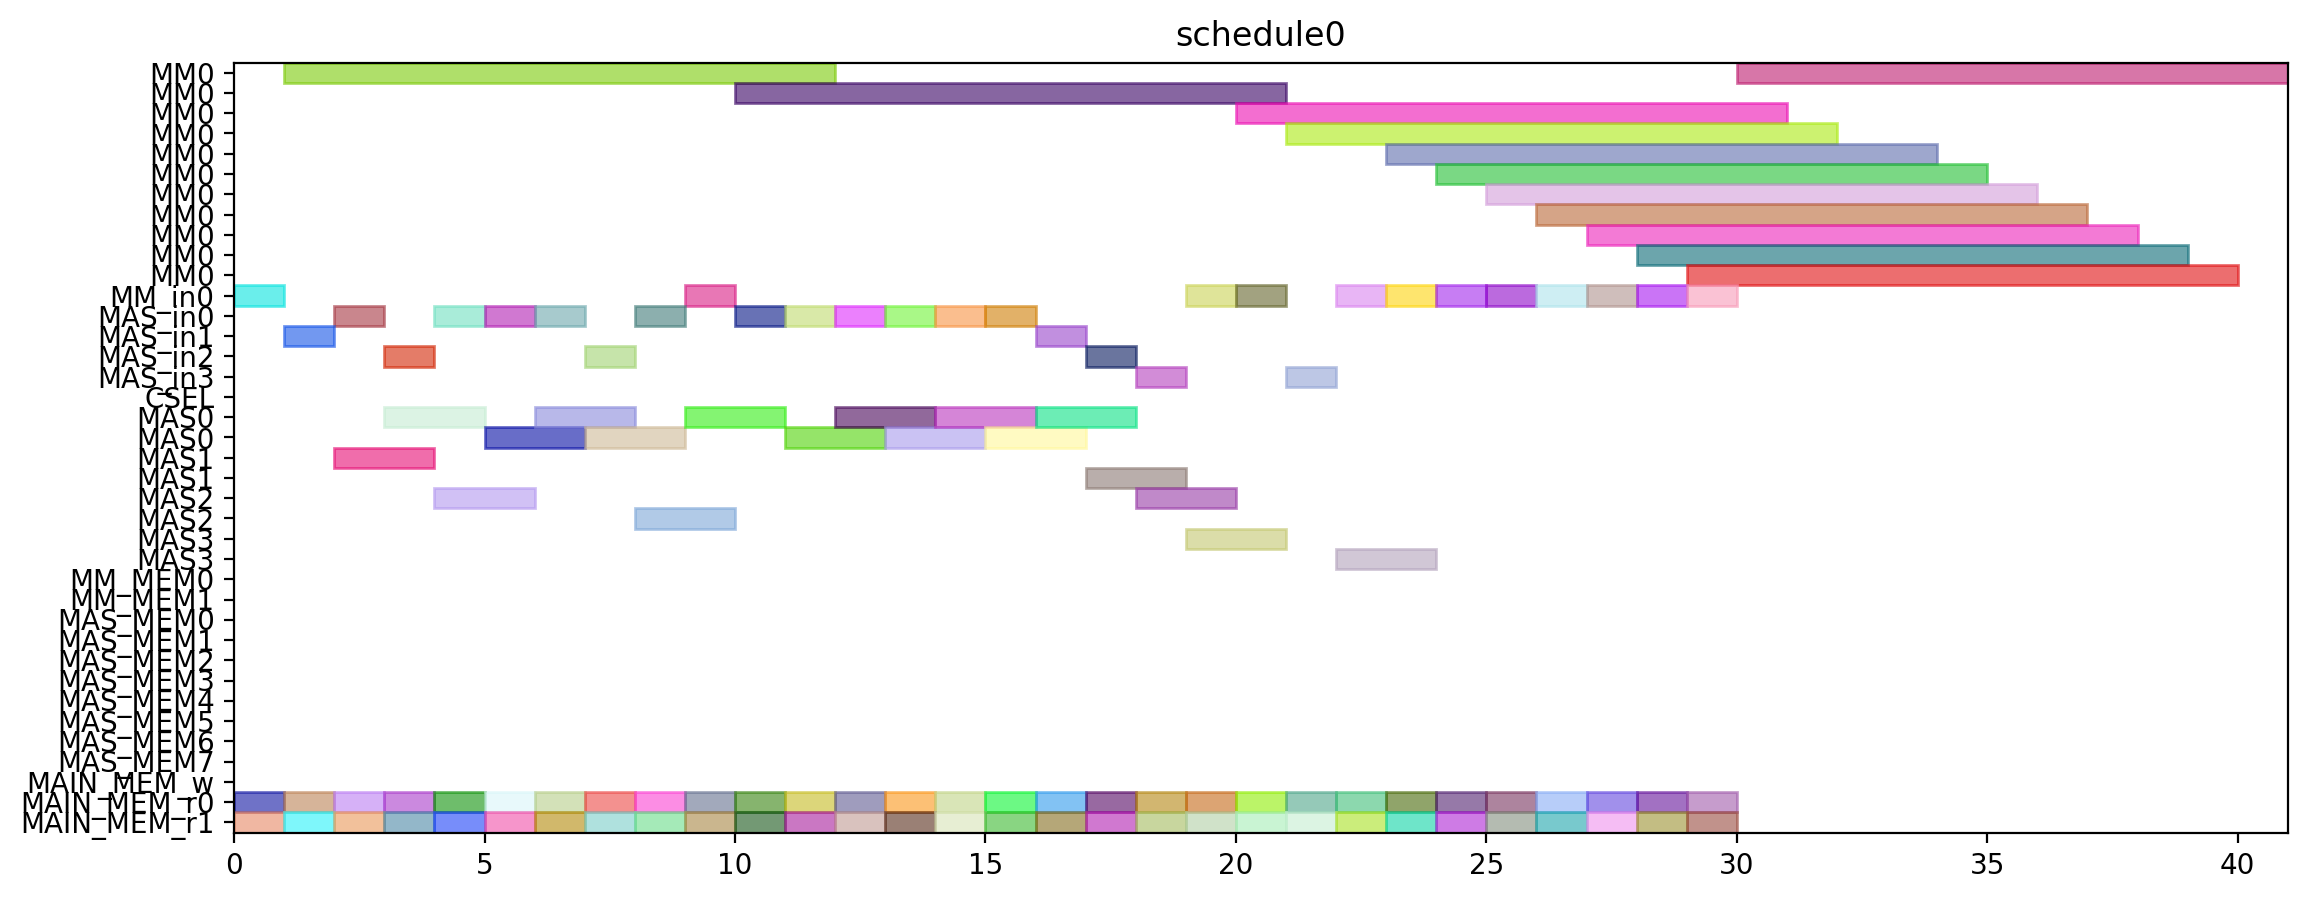

Python code for this plot:
from pyschedule import Scenario, solvers, plotters, alt


def solve():
	horizon = 120
	S = Scenario("schedule0", horizon=horizon)

	# resource
	MM = S.Resources('MM', num=1, size=11)
	MM_in = S.Resources('MM_in', num=1)
	MAS_in = S.Resources('MAS_in', num=4)
	CSEL = S.Resource('CSEL')
	MAS = S.Resources('MAS', num=4, size=2, periods=range(1, horizon))
	MM_MEM = S.Resources('MM_MEM', num=2)
	MAS_MEM = S.Resources('MAS_MEM', num=8)
	MAIN_MEM_w = S.Resource('MAIN_MEM_w', size=1)
	MAIN_MEM_r = S.Resources('MAIN_MEM_r', num=2)

	# result of previous scheduling

	# new tasks
	T1_t0 = S.Task('T1_t0', length=2, delay_cost=1)
	T1_t0 += alt(MAS)
	T1_t0_in = S.Task('T1_t0_in', length=1, delay_cost=1)
	T1_t0_in += alt(MAS_in)
	S += T1_t0_in*MAS_in[0]<=T1_t0*MAS[0]

	S += T1_t0_in*MAS_in[1]<=T1_t0*MAS[1]

	S += T1_t0_in*MAS_in[2]<=T1_t0*MAS[2]

	S += T1_t0_in*MAS_in[3]<=T1_t0*MAS[3]

	T1_t0_mem0 = S.Task('T1_t0_mem0', length=1, delay_cost=1)
	T1_t0_mem0 += MAIN_MEM_r[0]
	S += T1_t0_mem0 <= T1_t0

	T1_t0_mem1 = S.Task('T1_t0_mem1', length=1, delay_cost=1)
	T1_t0_mem1 += MAIN_MEM_r[1]
	S += T1_t0_mem1 <= T1_t0

	T1_t1 = S.Task('T1_t1', length=2, delay_cost=1)
	T1_t1 += alt(MAS)
	T1_t1_in = S.Task('T1_t1_in', length=1, delay_cost=1)
	T1_t1_in += alt(MAS_in)
	S += T1_t1_in*MAS_in[0]<=T1_t1*MAS[0]

	S += T1_t1_in*MAS_in[1]<=T1_t1*MAS[1]

	S += T1_t1_in*MAS_in[2]<=T1_t1*MAS[2]

	S += T1_t1_in*MAS_in[3]<=T1_t1*MAS[3]

	T1_t1_mem0 = S.Task('T1_t1_mem0', length=1, delay_cost=1)
	T1_t1_mem0 += MAIN_MEM_r[0]
	S += T1_t1_mem0 <= T1_t1

	T1_t1_mem1 = S.Task('T1_t1_mem1', length=1, delay_cost=1)
	T1_t1_mem1 += MAIN_MEM_r[1]
	S += T1_t1_mem1 <= T1_t1

	T1_t3 = S.Task('T1_t3', length=11, delay_cost=1)
	T1_t3 += alt(MM)
	T1_t3_in = S.Task('T1_t3_in', length=1, delay_cost=1)
	T1_t3_in += alt(MM_in)
	S += T1_t3_in*MM_in[0]<=T1_t3*MM[0]
	T1_t3_mem0 = S.Task('T1_t3_mem0', length=1, delay_cost=1)
	T1_t3_mem0 += MAIN_MEM_r[0]
	S += T1_t3_mem0 <= T1_t3

	T1_t3_mem1 = S.Task('T1_t3_mem1', length=1, delay_cost=1)
	T1_t3_mem1 += MAIN_MEM_r[1]
	S += T1_t3_mem1 <= T1_t3

	T2_t0 = S.Task('T2_t0', length=11, delay_cost=1)
	T2_t0 += alt(MM)
	T2_t0_in = S.Task('T2_t0_in', length=1, delay_cost=1)
	T2_t0_in += alt(MM_in)
	S += T2_t0_in*MM_in[0]<=T2_t0*MM[0]
	T2_t0_mem0 = S.Task('T2_t0_mem0', length=1, delay_cost=1)
	T2_t0_mem0 += MAIN_MEM_r[0]
	S += T2_t0_mem0 <= T2_t0

	T2_t0_mem1 = S.Task('T2_t0_mem1', length=1, delay_cost=1)
	T2_t0_mem1 += MAIN_MEM_r[1]
	S += T2_t0_mem1 <= T2_t0

	T2_t1 = S.Task('T2_t1', length=11, delay_cost=1)
	T2_t1 += alt(MM)
	T2_t1_in = S.Task('T2_t1_in', length=1, delay_cost=1)
	T2_t1_in += alt(MM_in)
	S += T2_t1_in*MM_in[0]<=T2_t1*MM[0]
	T2_t1_mem0 = S.Task('T2_t1_mem0', length=1, delay_cost=1)
	T2_t1_mem0 += MAIN_MEM_r[0]
	S += T2_t1_mem0 <= T2_t1

	T2_t1_mem1 = S.Task('T2_t1_mem1', length=1, delay_cost=1)
	T2_t1_mem1 += MAIN_MEM_r[1]
	S += T2_t1_mem1 <= T2_t1

	T2_t2 = S.Task('T2_t2', length=2, delay_cost=1)
	T2_t2 += alt(MAS)
	T2_t2_in = S.Task('T2_t2_in', length=1, delay_cost=1)
	T2_t2_in += alt(MAS_in)
	S += T2_t2_in*MAS_in[0]<=T2_t2*MAS[0]

	S += T2_t2_in*MAS_in[1]<=T2_t2*MAS[1]

	S += T2_t2_in*MAS_in[2]<=T2_t2*MAS[2]

	S += T2_t2_in*MAS_in[3]<=T2_t2*MAS[3]

	T2_t2_mem0 = S.Task('T2_t2_mem0', length=1, delay_cost=1)
	T2_t2_mem0 += MAIN_MEM_r[0]
	S += T2_t2_mem0 <= T2_t2

	T2_t2_mem1 = S.Task('T2_t2_mem1', length=1, delay_cost=1)
	T2_t2_mem1 += MAIN_MEM_r[1]
	S += T2_t2_mem1 <= T2_t2

	T2_t3 = S.Task('T2_t3', length=2, delay_cost=1)
	T2_t3 += alt(MAS)
	T2_t3_in = S.Task('T2_t3_in', length=1, delay_cost=1)
	T2_t3_in += alt(MAS_in)
	S += T2_t3_in*MAS_in[0]<=T2_t3*MAS[0]

	S += T2_t3_in*MAS_in[1]<=T2_t3*MAS[1]

	S += T2_t3_in*MAS_in[2]<=T2_t3*MAS[2]

	S += T2_t3_in*MAS_in[3]<=T2_t3*MAS[3]

	T2_t3_mem0 = S.Task('T2_t3_mem0', length=1, delay_cost=1)
	T2_t3_mem0 += MAIN_MEM_r[0]
	S += T2_t3_mem0 <= T2_t3

	T2_t3_mem1 = S.Task('T2_t3_mem1', length=1, delay_cost=1)
	T2_t3_mem1 += MAIN_MEM_r[1]
	S += T2_t3_mem1 <= T2_t3

	T3_t0 = S.Task('T3_t0', length=11, delay_cost=1)
	T3_t0 += alt(MM)
	T3_t0_in = S.Task('T3_t0_in', length=1, delay_cost=1)
	T3_t0_in += alt(MM_in)
	S += T3_t0_in*MM_in[0]<=T3_t0*MM[0]
	T3_t0_mem0 = S.Task('T3_t0_mem0', length=1, delay_cost=1)
	T3_t0_mem0 += MAIN_MEM_r[0]
	S += T3_t0_mem0 <= T3_t0

	T3_t0_mem1 = S.Task('T3_t0_mem1', length=1, delay_cost=1)
	T3_t0_mem1 += MAIN_MEM_r[1]
	S += T3_t0_mem1 <= T3_t0

	T3_t1 = S.Task('T3_t1', length=11, delay_cost=1)
	T3_t1 += alt(MM)
	T3_t1_in = S.Task('T3_t1_in', length=1, delay_cost=1)
	T3_t1_in += alt(MM_in)
	S += T3_t1_in*MM_in[0]<=T3_t1*MM[0]
	T3_t1_mem0 = S.Task('T3_t1_mem0', length=1, delay_cost=1)
	T3_t1_mem0 += MAIN_MEM_r[0]
	S += T3_t1_mem0 <= T3_t1

	T3_t1_mem1 = S.Task('T3_t1_mem1', length=1, delay_cost=1)
	T3_t1_mem1 += MAIN_MEM_r[1]
	S += T3_t1_mem1 <= T3_t1

	T3_t2 = S.Task('T3_t2', length=2, delay_cost=1)
	T3_t2 += alt(MAS)
	T3_t2_in = S.Task('T3_t2_in', length=1, delay_cost=1)
	T3_t2_in += alt(MAS_in)
	S += T3_t2_in*MAS_in[0]<=T3_t2*MAS[0]

	S += T3_t2_in*MAS_in[1]<=T3_t2*MAS[1]

	S += T3_t2_in*MAS_in[2]<=T3_t2*MAS[2]

	S += T3_t2_in*MAS_in[3]<=T3_t2*MAS[3]

	T3_t2_mem0 = S.Task('T3_t2_mem0', length=1, delay_cost=1)
	T3_t2_mem0 += MAIN_MEM_r[0]
	S += T3_t2_mem0 <= T3_t2

	T3_t2_mem1 = S.Task('T3_t2_mem1', length=1, delay_cost=1)
	T3_t2_mem1 += MAIN_MEM_r[1]
	S += T3_t2_mem1 <= T3_t2

	T3_t3 = S.Task('T3_t3', length=2, delay_cost=1)
	T3_t3 += alt(MAS)
	T3_t3_in = S.Task('T3_t3_in', length=1, delay_cost=1)
	T3_t3_in += alt(MAS_in)
	S += T3_t3_in*MAS_in[0]<=T3_t3*MAS[0]

	S += T3_t3_in*MAS_in[1]<=T3_t3*MAS[1]

	S += T3_t3_in*MAS_in[2]<=T3_t3*MAS[2]

	S += T3_t3_in*MAS_in[3]<=T3_t3*MAS[3]

	T3_t3_mem0 = S.Task('T3_t3_mem0', length=1, delay_cost=1)
	T3_t3_mem0 += MAIN_MEM_r[0]
	S += T3_t3_mem0 <= T3_t3

	T3_t3_mem1 = S.Task('T3_t3_mem1', length=1, delay_cost=1)
	T3_t3_mem1 += MAIN_MEM_r[1]
	S += T3_t3_mem1 <= T3_t3

	T4_t0 = S.Task('T4_t0', length=11, delay_cost=1)
	T4_t0 += alt(MM)
	T4_t0_in = S.Task('T4_t0_in', length=1, delay_cost=1)
	T4_t0_in += alt(MM_in)
	S += T4_t0_in*MM_in[0]<=T4_t0*MM[0]
	T4_t0_mem0 = S.Task('T4_t0_mem0', length=1, delay_cost=1)
	T4_t0_mem0 += MAIN_MEM_r[0]
	S += T4_t0_mem0 <= T4_t0

	T4_t0_mem1 = S.Task('T4_t0_mem1', length=1, delay_cost=1)
	T4_t0_mem1 += MAIN_MEM_r[1]
	S += T4_t0_mem1 <= T4_t0

	T4_t1 = S.Task('T4_t1', length=11, delay_cost=1)
	T4_t1 += alt(MM)
	T4_t1_in = S.Task('T4_t1_in', length=1, delay_cost=1)
	T4_t1_in += alt(MM_in)
	S += T4_t1_in*MM_in[0]<=T4_t1*MM[0]
	T4_t1_mem0 = S.Task('T4_t1_mem0', length=1, delay_cost=1)
	T4_t1_mem0 += MAIN_MEM_r[0]
	S += T4_t1_mem0 <= T4_t1

	T4_t1_mem1 = S.Task('T4_t1_mem1', length=1, delay_cost=1)
	T4_t1_mem1 += MAIN_MEM_r[1]
	S += T4_t1_mem1 <= T4_t1

	T4_t2 = S.Task('T4_t2', length=2, delay_cost=1)
	T4_t2 += alt(MAS)
	T4_t2_in = S.Task('T4_t2_in', length=1, delay_cost=1)
	T4_t2_in += alt(MAS_in)
	S += T4_t2_in*MAS_in[0]<=T4_t2*MAS[0]

	S += T4_t2_in*MAS_in[1]<=T4_t2*MAS[1]

	S += T4_t2_in*MAS_in[2]<=T4_t2*MAS[2]

	S += T4_t2_in*MAS_in[3]<=T4_t2*MAS[3]

	T4_t2_mem0 = S.Task('T4_t2_mem0', length=1, delay_cost=1)
	T4_t2_mem0 += MAIN_MEM_r[0]
	S += T4_t2_mem0 <= T4_t2

	T4_t2_mem1 = S.Task('T4_t2_mem1', length=1, delay_cost=1)
	T4_t2_mem1 += MAIN_MEM_r[1]
	S += T4_t2_mem1 <= T4_t2

	T4_t3 = S.Task('T4_t3', length=2, delay_cost=1)
	T4_t3 += alt(MAS)
	T4_t3_in = S.Task('T4_t3_in', length=1, delay_cost=1)
	T4_t3_in += alt(MAS_in)
	S += T4_t3_in*MAS_in[0]<=T4_t3*MAS[0]

	S += T4_t3_in*MAS_in[1]<=T4_t3*MAS[1]

	S += T4_t3_in*MAS_in[2]<=T4_t3*MAS[2]

	S += T4_t3_in*MAS_in[3]<=T4_t3*MAS[3]

	T4_t3_mem0 = S.Task('T4_t3_mem0', length=1, delay_cost=1)
	T4_t3_mem0 += MAIN_MEM_r[0]
	S += T4_t3_mem0 <= T4_t3

	T4_t3_mem1 = S.Task('T4_t3_mem1', length=1, delay_cost=1)
	T4_t3_mem1 += MAIN_MEM_r[1]
	S += T4_t3_mem1 <= T4_t3

	T5_t0 = S.Task('T5_t0', length=2, delay_cost=1)
	T5_t0 += alt(MAS)
	T5_t0_in = S.Task('T5_t0_in', length=1, delay_cost=1)
	T5_t0_in += alt(MAS_in)
	S += T5_t0_in*MAS_in[0]<=T5_t0*MAS[0]

	S += T5_t0_in*MAS_in[1]<=T5_t0*MAS[1]

	S += T5_t0_in*MAS_in[2]<=T5_t0*MAS[2]

	S += T5_t0_in*MAS_in[3]<=T5_t0*MAS[3]

	T5_t0_mem0 = S.Task('T5_t0_mem0', length=1, delay_cost=1)
	T5_t0_mem0 += MAIN_MEM_r[0]
	S += T5_t0_mem0 <= T5_t0

	T5_t0_mem1 = S.Task('T5_t0_mem1', length=1, delay_cost=1)
	T5_t0_mem1 += MAIN_MEM_r[1]
	S += T5_t0_mem1 <= T5_t0

	T5_t1 = S.Task('T5_t1', length=2, delay_cost=1)
	T5_t1 += alt(MAS)
	T5_t1_in = S.Task('T5_t1_in', length=1, delay_cost=1)
	T5_t1_in += alt(MAS_in)
	S += T5_t1_in*MAS_in[0]<=T5_t1*MAS[0]

	S += T5_t1_in*MAS_in[1]<=T5_t1*MAS[1]

	S += T5_t1_in*MAS_in[2]<=T5_t1*MAS[2]

	S += T5_t1_in*MAS_in[3]<=T5_t1*MAS[3]

	T5_t1_mem0 = S.Task('T5_t1_mem0', length=1, delay_cost=1)
	T5_t1_mem0 += MAIN_MEM_r[0]
	S += T5_t1_mem0 <= T5_t1

	T5_t1_mem1 = S.Task('T5_t1_mem1', length=1, delay_cost=1)
	T5_t1_mem1 += MAIN_MEM_r[1]
	S += T5_t1_mem1 <= T5_t1

	T5_t3 = S.Task('T5_t3', length=11, delay_cost=1)
	T5_t3 += alt(MM)
	T5_t3_in = S.Task('T5_t3_in', length=1, delay_cost=1)
	T5_t3_in += alt(MM_in)
	S += T5_t3_in*MM_in[0]<=T5_t3*MM[0]
	T5_t3_mem0 = S.Task('T5_t3_mem0', length=1, delay_cost=1)
	T5_t3_mem0 += MAIN_MEM_r[0]
	S += T5_t3_mem0 <= T5_t3

	T5_t3_mem1 = S.Task('T5_t3_mem1', length=1, delay_cost=1)
	T5_t3_mem1 += MAIN_MEM_r[1]
	S += T5_t3_mem1 <= T5_t3

	T6_t0 = S.Task('T6_t0', length=11, delay_cost=1)
	T6_t0 += alt(MM)
	T6_t0_in = S.Task('T6_t0_in', length=1, delay_cost=1)
	T6_t0_in += alt(MM_in)
	S += T6_t0_in*MM_in[0]<=T6_t0*MM[0]
	T6_t0_mem0 = S.Task('T6_t0_mem0', length=1, delay_cost=1)
	T6_t0_mem0 += MAIN_MEM_r[0]
	S += T6_t0_mem0 <= T6_t0

	T6_t0_mem1 = S.Task('T6_t0_mem1', length=1, delay_cost=1)
	T6_t0_mem1 += MAIN_MEM_r[1]
	S += T6_t0_mem1 <= T6_t0

	T6_t1 = S.Task('T6_t1', length=11, delay_cost=1)
	T6_t1 += alt(MM)
	T6_t1_in = S.Task('T6_t1_in', length=1, delay_cost=1)
	T6_t1_in += alt(MM_in)
	S += T6_t1_in*MM_in[0]<=T6_t1*MM[0]
	T6_t1_mem0 = S.Task('T6_t1_mem0', length=1, delay_cost=1)
	T6_t1_mem0 += MAIN_MEM_r[0]
	S += T6_t1_mem0 <= T6_t1

	T6_t1_mem1 = S.Task('T6_t1_mem1', length=1, delay_cost=1)
	T6_t1_mem1 += MAIN_MEM_r[1]
	S += T6_t1_mem1 <= T6_t1

	T6_t2 = S.Task('T6_t2', length=2, delay_cost=1)
	T6_t2 += alt(MAS)
	T6_t2_in = S.Task('T6_t2_in', length=1, delay_cost=1)
	T6_t2_in += alt(MAS_in)
	S += T6_t2_in*MAS_in[0]<=T6_t2*MAS[0]

	S += T6_t2_in*MAS_in[1]<=T6_t2*MAS[1]

	S += T6_t2_in*MAS_in[2]<=T6_t2*MAS[2]

	S += T6_t2_in*MAS_in[3]<=T6_t2*MAS[3]

	T6_t2_mem0 = S.Task('T6_t2_mem0', length=1, delay_cost=1)
	T6_t2_mem0 += MAIN_MEM_r[0]
	S += T6_t2_mem0 <= T6_t2

	T6_t2_mem1 = S.Task('T6_t2_mem1', length=1, delay_cost=1)
	T6_t2_mem1 += MAIN_MEM_r[1]
	S += T6_t2_mem1 <= T6_t2

	T6_t3 = S.Task('T6_t3', length=2, delay_cost=1)
	T6_t3 += alt(MAS)
	T6_t3_in = S.Task('T6_t3_in', length=1, delay_cost=1)
	T6_t3_in += alt(MAS_in)
	S += T6_t3_in*MAS_in[0]<=T6_t3*MAS[0]

	S += T6_t3_in*MAS_in[1]<=T6_t3*MAS[1]

	S += T6_t3_in*MAS_in[2]<=T6_t3*MAS[2]

	S += T6_t3_in*MAS_in[3]<=T6_t3*MAS[3]

	T6_t3_mem0 = S.Task('T6_t3_mem0', length=1, delay_cost=1)
	T6_t3_mem0 += MAIN_MEM_r[0]
	S += T6_t3_mem0 <= T6_t3

	T6_t3_mem1 = S.Task('T6_t3_mem1', length=1, delay_cost=1)
	T6_t3_mem1 += MAIN_MEM_r[1]
	S += T6_t3_mem1 <= T6_t3

	T7_t0 = S.Task('T7_t0', length=11, delay_cost=1)
	T7_t0 += alt(MM)
	T7_t0_in = S.Task('T7_t0_in', length=1, delay_cost=1)
	T7_t0_in += alt(MM_in)
	S += T7_t0_in*MM_in[0]<=T7_t0*MM[0]
	T7_t0_mem0 = S.Task('T7_t0_mem0', length=1, delay_cost=1)
	T7_t0_mem0 += MAIN_MEM_r[0]
	S += T7_t0_mem0 <= T7_t0

	T7_t0_mem1 = S.Task('T7_t0_mem1', length=1, delay_cost=1)
	T7_t0_mem1 += MAIN_MEM_r[1]
	S += T7_t0_mem1 <= T7_t0

	T7_t1 = S.Task('T7_t1', length=11, delay_cost=1)
	T7_t1 += alt(MM)
	T7_t1_in = S.Task('T7_t1_in', length=1, delay_cost=1)
	T7_t1_in += alt(MM_in)
	S += T7_t1_in*MM_in[0]<=T7_t1*MM[0]
	T7_t1_mem0 = S.Task('T7_t1_mem0', length=1, delay_cost=1)
	T7_t1_mem0 += MAIN_MEM_r[0]
	S += T7_t1_mem0 <= T7_t1

	T7_t1_mem1 = S.Task('T7_t1_mem1', length=1, delay_cost=1)
	T7_t1_mem1 += MAIN_MEM_r[1]
	S += T7_t1_mem1 <= T7_t1

	T7_t2 = S.Task('T7_t2', length=2, delay_cost=1)
	T7_t2 += alt(MAS)
	T7_t2_in = S.Task('T7_t2_in', length=1, delay_cost=1)
	T7_t2_in += alt(MAS_in)
	S += T7_t2_in*MAS_in[0]<=T7_t2*MAS[0]

	S += T7_t2_in*MAS_in[1]<=T7_t2*MAS[1]

	S += T7_t2_in*MAS_in[2]<=T7_t2*MAS[2]

	S += T7_t2_in*MAS_in[3]<=T7_t2*MAS[3]

	T7_t2_mem0 = S.Task('T7_t2_mem0', length=1, delay_cost=1)
	T7_t2_mem0 += MAIN_MEM_r[0]
	S += T7_t2_mem0 <= T7_t2

	T7_t2_mem1 = S.Task('T7_t2_mem1', length=1, delay_cost=1)
	T7_t2_mem1 += MAIN_MEM_r[1]
	S += T7_t2_mem1 <= T7_t2

	T7_t3 = S.Task('T7_t3', length=2, delay_cost=1)
	T7_t3 += alt(MAS)
	T7_t3_in = S.Task('T7_t3_in', length=1, delay_cost=1)
	T7_t3_in += alt(MAS_in)
	S += T7_t3_in*MAS_in[0]<=T7_t3*MAS[0]

	S += T7_t3_in*MAS_in[1]<=T7_t3*MAS[1]

	S += T7_t3_in*MAS_in[2]<=T7_t3*MAS[2]

	S += T7_t3_in*MAS_in[3]<=T7_t3*MAS[3]

	T7_t3_mem0 = S.Task('T7_t3_mem0', length=1, delay_cost=1)
	T7_t3_mem0 += MAIN_MEM_r[0]
	S += T7_t3_mem0 <= T7_t3

	T7_t3_mem1 = S.Task('T7_t3_mem1', length=1, delay_cost=1)
	T7_t3_mem1 += MAIN_MEM_r[1]
	S += T7_t3_mem1 <= T7_t3

	T8_t2 = S.Task('T8_t2', length=2, delay_cost=1)
	T8_t2 += alt(MAS)
	T8_t2_in = S.Task('T8_t2_in', length=1, delay_cost=1)
	T8_t2_in += alt(MAS_in)
	S += T8_t2_in*MAS_in[0]<=T8_t2*MAS[0]

	S += T8_t2_in*MAS_in[1]<=T8_t2*MAS[1]

	S += T8_t2_in*MAS_in[2]<=T8_t2*MAS[2]

	S += T8_t2_in*MAS_in[3]<=T8_t2*MAS[3]

	T8_t2_mem0 = S.Task('T8_t2_mem0', length=1, delay_cost=1)
	T8_t2_mem0 += MAIN_MEM_r[0]
	S += T8_t2_mem0 <= T8_t2

	T8_t2_mem1 = S.Task('T8_t2_mem1', length=1, delay_cost=1)
	T8_t2_mem1 += MAIN_MEM_r[1]
	S += T8_t2_mem1 <= T8_t2

	T9_t2 = S.Task('T9_t2', length=2, delay_cost=1)
	T9_t2 += alt(MAS)
	T9_t2_in = S.Task('T9_t2_in', length=1, delay_cost=1)
	T9_t2_in += alt(MAS_in)
	S += T9_t2_in*MAS_in[0]<=T9_t2*MAS[0]

	S += T9_t2_in*MAS_in[1]<=T9_t2*MAS[1]

	S += T9_t2_in*MAS_in[2]<=T9_t2*MAS[2]

	S += T9_t2_in*MAS_in[3]<=T9_t2*MAS[3]

	T9_t2_mem0 = S.Task('T9_t2_mem0', length=1, delay_cost=1)
	T9_t2_mem0 += MAIN_MEM_r[0]
	S += T9_t2_mem0 <= T9_t2

	T9_t2_mem1 = S.Task('T9_t2_mem1', length=1, delay_cost=1)
	T9_t2_mem1 += MAIN_MEM_r[1]
	S += T9_t2_mem1 <= T9_t2

	T10_t2 = S.Task('T10_t2', length=2, delay_cost=1)
	T10_t2 += alt(MAS)
	T10_t2_in = S.Task('T10_t2_in', length=1, delay_cost=1)
	T10_t2_in += alt(MAS_in)
	S += T10_t2_in*MAS_in[0]<=T10_t2*MAS[0]

	S += T10_t2_in*MAS_in[1]<=T10_t2*MAS[1]

	S += T10_t2_in*MAS_in[2]<=T10_t2*MAS[2]

	S += T10_t2_in*MAS_in[3]<=T10_t2*MAS[3]

	T10_t2_mem0 = S.Task('T10_t2_mem0', length=1, delay_cost=1)
	T10_t2_mem0 += MAIN_MEM_r[0]
	S += T10_t2_mem0 <= T10_t2

	T10_t2_mem1 = S.Task('T10_t2_mem1', length=1, delay_cost=1)
	T10_t2_mem1 += MAIN_MEM_r[1]
	S += T10_t2_mem1 <= T10_t2

	T11_t2 = S.Task('T11_t2', length=2, delay_cost=1)
	T11_t2 += alt(MAS)
	T11_t2_in = S.Task('T11_t2_in', length=1, delay_cost=1)
	T11_t2_in += alt(MAS_in)
	S += T11_t2_in*MAS_in[0]<=T11_t2*MAS[0]

	S += T11_t2_in*MAS_in[1]<=T11_t2*MAS[1]

	S += T11_t2_in*MAS_in[2]<=T11_t2*MAS[2]

	S += T11_t2_in*MAS_in[3]<=T11_t2*MAS[3]

	T11_t2_mem0 = S.Task('T11_t2_mem0', length=1, delay_cost=1)
	T11_t2_mem0 += MAIN_MEM_r[0]
	S += T11_t2_mem0 <= T11_t2

	T11_t2_mem1 = S.Task('T11_t2_mem1', length=1, delay_cost=1)
	T11_t2_mem1 += MAIN_MEM_r[1]
	S += T11_t2_mem1 <= T11_t2

	solvers.mip.solve(S,msg=1,kind='CPLEX',ratio_gap=1.01)

	solution = [['hoge']*len(S.solution()[1]) for i in range(len(S.solution()))]
	for i in range(len(S.solution())):
		for j in range(len(S.solution()[i])):
			solution[i][j]=str(S.solution()[i][j])
	print(solution)

	cycles = int(solution[-1][3])

	pic_file_name = "/home/mfukuda/ABE/multiRAM_multiMAS_16mux/scheduling_result/stage11MM1_stage2MAS4/EP2_LADDERMUL/schedule0.png"
	if(S.solution() != []):
		plotters.matplotlib.plot(S,img_filename=pic_file_name, show_task_labels=False, fig_size=(cycles*0.25+3, 5))

	return solution
